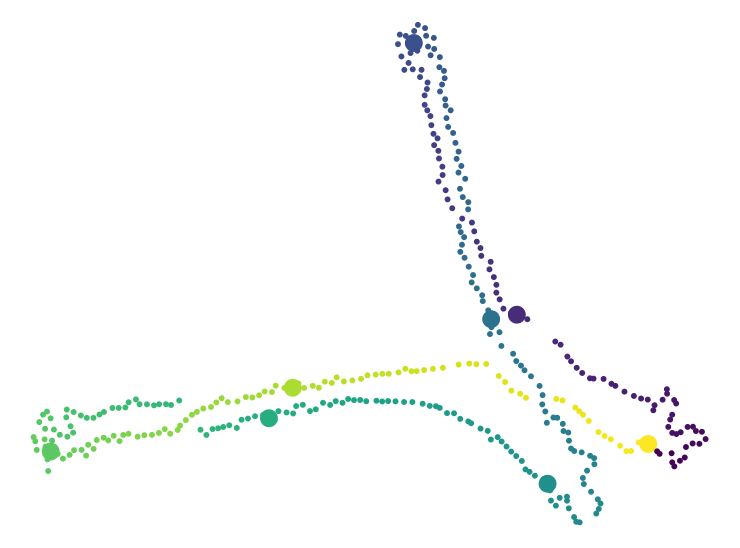

The script that saved this image:
import numpy as np
import torch
import matplotlib.pyplot as plt
from sklearn.manifold import TSNE
from matplotlib.colors import Normalize

def draw_tsne(
    X,
    perplexity: int = 30,
    n_iter: int = 1000,
    random_state: int = 42,
    cmap: str = "viridis",
    figsize=(8, 6),
    point_size: int = 20,
    annotate: bool = False,
    save_path: str = './tsne.pdf',
):
    # convert to numpy
    if isinstance(X, torch.Tensor):
        X_np = X.detach().cpu().numpy()
    else:
        X_np = np.asarray(X)

    if X_np.ndim != 2:
        raise ValueError(f"X must be 2D (M,N), got shape {X_np.shape}")

    M = X_np.shape[0]
    if M == 0:
        raise ValueError("X contains zero instances")

    # compute tsne
    tsne = TSNE(n_components=2, perplexity=min(perplexity, max(2, M-1)),
                max_iter=n_iter, random_state=random_state, init="pca")
    Y = tsne.fit_transform(X_np)  # (M,2)

    # colors by index mapped to colormap
    indices = np.arange(M)
    if M == 1:
        norm_vals = np.array([0.0])
    else:
        norm_vals = indices.astype(float) / (M - 1)  # in [0,1]
        # norm_vals = (indices // 90) / (indices.max() // 90)
    cmap_obj = plt.get_cmap(cmap)
    colors = cmap_obj(1-norm_vals)

    # plot
    fig, ax = plt.subplots(figsize=figsize)
    ax.axis('off') 
    point_size = np.array([20] * M)
    point_size[[0, 45, 90, 135, 180, 225, 270, 315]] = 180
    sc = ax.scatter(Y[:, 0], Y[:, 1], c=colors, s=point_size, edgecolors="none")
    # ax.set_xlabel("t-SNE 1")
    # ax.set_ylabel("t-SNE 2")
    # ax.set_title("t-SNE of latents")

    # optional annotate
    if annotate:
        for i, (x, y) in enumerate(Y):
            ax.text(x, y, str(i), fontsize=6, color="black", ha="center", va="center")

    # colorbar showing index mapping
    # sm = plt.cm.ScalarMappable(norm=Normalize(vmin=0, vmax=max(0, M - 1)), cmap=cmap_obj)
    # sm.set_array([])
    # cbar = fig.colorbar(sm, ax=ax)
    # cbar.set_label("instance index")

    fig.tight_layout()
    if save_path is not None:
        fig.savefig(save_path, dpi=500, bbox_inches="tight", transparent=True, pad_inches=0,)

    return fig, ax, Y


# sample = np.arange(0, 360)[:, None].repeat(3, 1)
# draw_tsne(sample)

sample = np.load('/workspaces/diffusion/helpers/tsne.npz')
sample_middle_layer = sample['middle']
sample_last_layer = sample['last']
draw_tsne(sample_middle_layer, save_path='/workspaces/diffusion/helpers/tsne.svg')